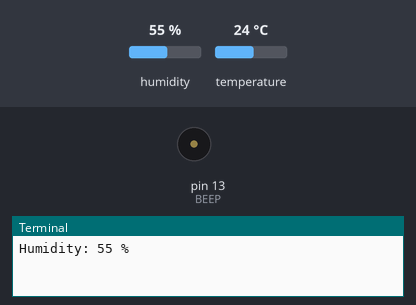
A program run on a simulated Raspberry Pi (header pin numbers). Shown: buzzer (waves = sounding, pin HIGH), the last lines printed to the terminal. The test bench sets the inputs (shaded band); at power-on: humidity 55 %, temperature 24 °C.

Above: at 1.2 s.
1.3 s: humidity set to 69 %
3.4 s: humidity set to 72 %
At 4.5 s:
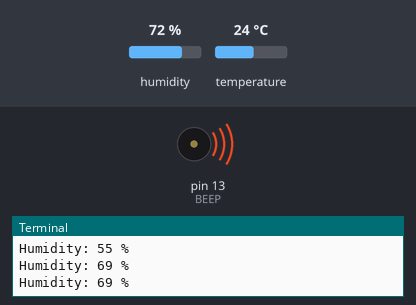
7.4 s: humidity set to 22 %
At 8.2 s:
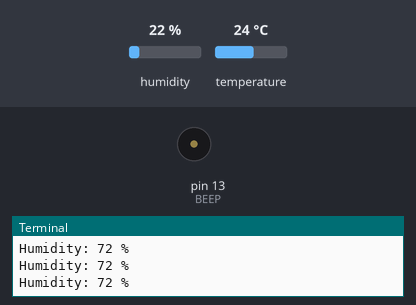
8.9 s: humidity set to 71 %
At 9.87 s:
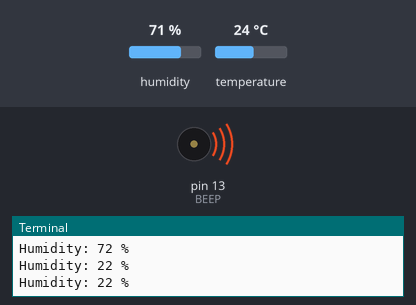
Timing chart, 0 to 13.5 s (numbered marks = the images above; inputs shaded):
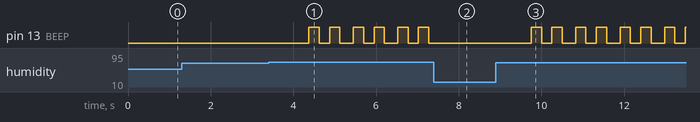

The program:

room_humidity.py
```python
#!/usr/bin/env python3
#encoding=utf-8
## check for room's humidity
## スクリプト名：room_humidity.py
## 機能概要　　：部屋の乾燥をチェックする
##
## Presented by RASPI MAG
## Programmed by pochi_ken
# ライブラリー定義
import RPi.GPIO as GPIO
import time
import sys
import os
import os.path
import datetime
import dht11

# setting up GPIO
GPIO.setmode(GPIO.BOARD)          #       use GPIO numbering convention
GPIO.setwarnings(False)

BEEP = 13          # 電子ブザー
DHT = 11           # DHT11
GPIO.setup(BEEP, GPIO.OUT)
instance = dht11.DHT11(pin=DHT)

# Main
try:
    while True:
        result = instance.read()
        if result.is_valid():
            hum = result.humidity
            if hum < 80 and hum >70:
                for i in range(4):
                    GPIO.output(BEEP, (1 - GPIO.input(BEEP)))
                    time.sleep(0.25)
            elif hum > 80:
                for i in range(10):
                    GPIO.output(BEEP, (1 - GPIO.input(BEEP)))
                    time.sleep(0.10)
            else:
                time.sleep(1)
            print("Humidity: %d %%" % hum)

except KeyboardInterrupt:
    GPIO.cleanup()
```

Measured:
- the behaviour switches between 70 and 71 % on humidity (found by bisection; images 0 and 1)
- after the input at 3.4 s, pin 13 (BEEP): alternates HIGH for 0.25 s and LOW for 0.25 s, starting after 0.98 s
- after the input at 7.4 s, pin 13 (BEEP): stops changing and stays LOW
- after the input at 8.9 s, pin 13 (BEEP): alternates HIGH for 0.25 s and LOW for 0.25 s, starting after 0.85 s
